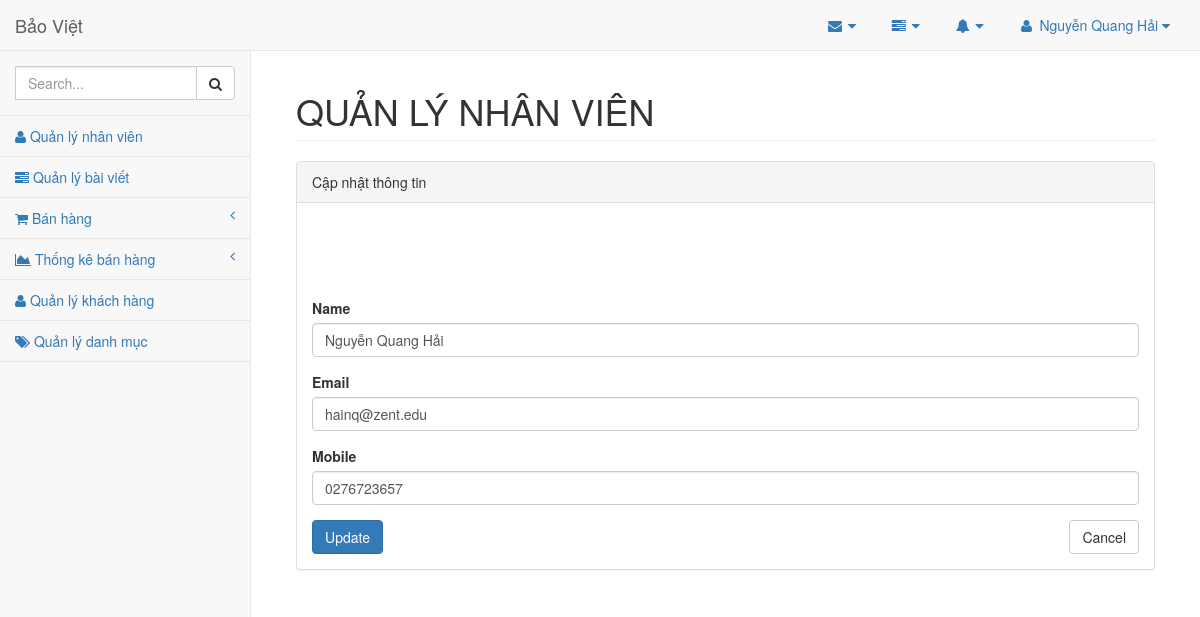
/admin/index.php?mod=users&act=edit&id=2 (signed in), run on the app's committed database.
### tables this page shows
CREATE TABLE `users`  (
  `id` int(11) NOT NULL AUTO_INCREMENT,
  `name` varchar(100) NULL DEFAULT NULL,
  `email` varchar(100) NULL DEFAULT NULL,
  `mobile` varchar(20) NULL DEFAULT NULL,
  `password` varchar(32) NULL DEFAULT NULL COMMENT 'MD5',
  `created_at` datetime NULL DEFAULT CURRENT_TIMESTAMP COMMENT 'Thời gian tạo mới bản ghi',
  `status` tinyint(255) NULL DEFAULT 0 COMMENT '0: Deactive ; 1: Active',
  `update_at` datetime NULL DEFAULT NULL,
  PRIMARY KEY (`id`) USING BTREE,
  UNIQUE INDEX `email`(`email`) USING BTREE,
  UNIQUE INDEX `email_2`(`email`) USING BTREE
);

### admin/controllers/UserController.php (called while the page is built, shortened)
<?php
	class UserController
	{
		public $user_model;
		function __construct()
		{
			$this->user_model=new User();
		}
		public function edit()
		{
			if (isset($_GET['id'])) {
				$id=$_GET['id'];
			}
			$user=$this->user_model->detail($id);
			include_once 'views/user/edit.php';
		}
	}
 ?>

### BaoHiemBaoViet/admin/models/Connection.php (called while the page is built, shortened)
<?php
	class Connection
	{
		function __construct()
		{
			$servername="localhost";
			$username="root";
			$password="";
			$dbname="baoviet";
			$this->conn = new mysqli($servername,$username,$password,$dbname);
		}
	}
 ?>

### BaoHiemBaoViet/admin/models/Model.php (called while the page is built, shortened)
<?php
	include_once 'Connection.php';
	class Model
	{
		public $conn;
		public $tableName;
		public $primaryKey;
		function __construct()
		{
			$connect=new Connection();
			$this->conn=$connect->conn;
		}
		public function detail($id)
		{
			$query="select * from ".$this->tableName." where ".$this->primaryKey."=".$id;
			$result=$this->conn->query($query);
			return $result->fetch_assoc();
		}
	}
 ?>

### admin/views/user/edit.php (the view, shortened to what this page needs)
  <div class="panel-heading">
      Cập nhật thông tin
  </div>
  <div class="panel-body">
<form action="?mod=users&act=update" method="POST" role="form" style="margin-top: 80px;">
	<div class="form-group">
		<label for="">Name</label>
		<input name="name" type="text" class="form-control" id="" value="<?= $user['name'] ?>">
	</div>
	<div class="form-group">
		<label for="">Email</label>
		<input name="email" type="text" class="form-control" id="" value="<?= $user['email'] ?>">
	</div>
	<div class="form-group">
		<label for="">Mobile</label>
		<input name="mobile" type="text" class="form-control" id="" value="<?= $user['mobile'] ?>">
	</div>
	<button name="submit" type="submit" class="btn btn-primary">Update</button>
	<a class="btn btn-default" style="float: right;" href="?mod=users&act=list" title="Cancel">Cancel</a>
</form>
  </div>

### data on the page
users: name "Nguyễn Quang Hải", email "hainq@zent.edu", mobile "0276723657"

### other printed values
$_SESSION['account']['name'] "Nguyễn Quang Hải"
